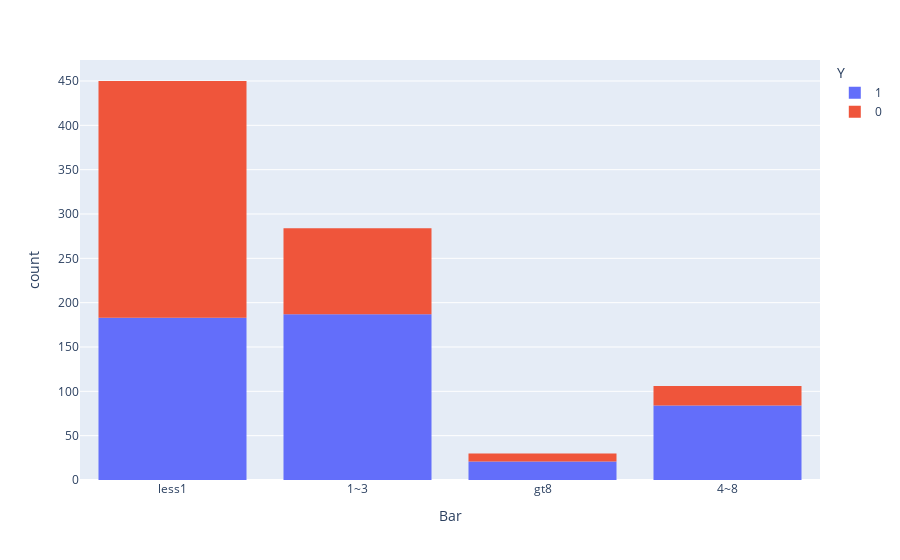

This figure's notebook cell:
### Code cell
px.histogram(df_bar.query("Bar in ('1~3','less1','4~8','gt8') and age >= 25"), x="Bar", color="Y")

### Figure 1 — Plotly figure (JSON) as saved in the notebook; plotly's stock layout.template omitted (floating-point values rounded to 4 significant figures; data arrays with more than 128 entries replaced by an {"elided": "..."} marker saying what was removed)
{"data": [{"alignmentgroup": "True", "bingroup": "x", "hovertemplate": "Y=1<br>Bar=%{x}<br>count=%{y}<extra></extra>", "legendgroup": "1", "marker": {"color": "#636efa", "pattern": {"shape": ""}}, "name": "1", "offsetgroup": "1", "orientation": "v", "showlegend": true, "type": "histogram", "x": {"elided": "475 str values"}, "xaxis": "x", "yaxis": "y"}, {"alignmentgroup": "True", "bingroup": "x", "hovertemplate": "Y=0<br>Bar=%{x}<br>count=%{y}<extra></extra>", "legendgroup": "0", "marker": {"color": "#EF553B", "pattern": {"shape": ""}}, "name": "0", "offsetgroup": "0", "orientation": "v", "showlegend": true, "type": "histogram", "x": {"elided": "395 str values"}, "xaxis": "x", "yaxis": "y"}], "layout": {"barmode": "relative", "legend": {"title": {"text": "Y"}, "tracegroupgap": 0}, "margin": {"t": 60}, "xaxis": {"anchor": "y", "domain": [0, 1], "title": {"text": "Bar"}}, "yaxis": {"anchor": "x", "domain": [0, 1], "title": {"text": "count"}}}}
